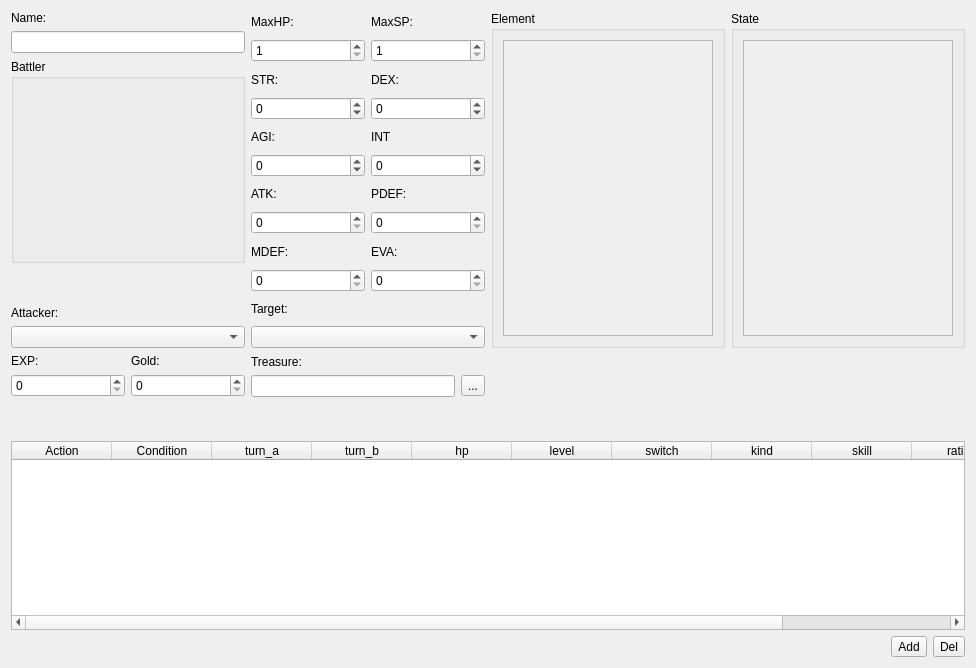
<?xml version="1.0" encoding="UTF-8"?>
<ui version="4.0">
 <class>EditEnemies</class>
 <widget class="QWidget" name="EditEnemies">
  <property name="geometry">
   <rect>
    <x>0</x>
    <y>0</y>
    <width>976</width>
    <height>668</height>
   </rect>
  </property>
  <property name="windowTitle">
   <string>Form</string>
  </property>
  <layout class="QGridLayout" name="gridLayout_4">
   <item row="0" column="2">
    <widget class="QGroupBox" name="groupBox_3">
     <property name="title">
      <string>Element</string>
     </property>
     <layout class="QGridLayout" name="gridLayout_10">
      <item row="0" column="0">
       <widget class="QScrollArea" name="scrollArea_3">
        <property name="widgetResizable">
         <bool>true</bool>
        </property>
        <widget class="QWidget" name="scrollAreaWidgetContents_3">
         <property name="geometry">
          <rect>
           <x>0</x>
           <y>0</y>
           <width>215</width>
           <height>322</height>
          </rect>
         </property>
         <layout class="QGridLayout" name="gridLayout_12">
          <item row="0" column="0">
           <widget class="ABCList" name="element_widget" native="true"/>
          </item>
         </layout>
        </widget>
       </widget>
      </item>
     </layout>
    </widget>
   </item>
   <item row="2" column="1">
    <spacer name="verticalSpacer_3">
     <property name="orientation">
      <enum>Qt::Vertical</enum>
     </property>
     <property name="sizeHint" stdset="0">
      <size>
       <width>20</width>
       <height>40</height>
      </size>
     </property>
    </spacer>
   </item>
   <item row="1" column="1">
    <layout class="QGridLayout" name="gridLayout_5">
     <item row="1" column="0">
      <widget class="QLineEdit" name="line_treasure">
       <property name="readOnly">
        <bool>true</bool>
       </property>
      </widget>
     </item>
     <item row="1" column="1">
      <widget class="QToolButton" name="button_change_treasure">
       <property name="text">
        <string>...</string>
       </property>
      </widget>
     </item>
     <item row="0" column="0" colspan="2">
      <widget class="QLabel" name="label_16">
       <property name="text">
        <string>Treasure:</string>
       </property>
      </widget>
     </item>
    </layout>
   </item>
   <item row="3" column="4">
    <spacer name="verticalSpacer_2">
     <property name="orientation">
      <enum>Qt::Vertical</enum>
     </property>
     <property name="sizeHint" stdset="0">
      <size>
       <width>0</width>
       <height>40</height>
      </size>
     </property>
    </spacer>
   </item>
   <item row="0" column="3">
    <widget class="QGroupBox" name="groupBox_4">
     <property name="title">
      <string>State</string>
     </property>
     <layout class="QGridLayout" name="gridLayout_9">
      <item row="0" column="0">
       <widget class="QScrollArea" name="scrollArea_4">
        <property name="widgetResizable">
         <bool>true</bool>
        </property>
        <widget class="QWidget" name="scrollAreaWidgetContents_4">
         <property name="geometry">
          <rect>
           <x>0</x>
           <y>0</y>
           <width>215</width>
           <height>322</height>
          </rect>
         </property>
         <layout class="QGridLayout" name="gridLayout_13">
          <item row="0" column="0">
           <widget class="ABCList" name="state_widget" native="true"/>
          </item>
         </layout>
        </widget>
       </widget>
      </item>
     </layout>
    </widget>
   </item>
   <item row="3" column="0" colspan="4">
    <widget class="QTableWidget" name="table_action">
     <property name="selectionBehavior">
      <enum>QAbstractItemView::SelectRows</enum>
     </property>
     <column>
      <property name="text">
       <string>Action</string>
      </property>
     </column>
     <column>
      <property name="text">
       <string>Condition</string>
      </property>
     </column>
     <column>
      <property name="text">
       <string>turn_a</string>
      </property>
     </column>
     <column>
      <property name="text">
       <string>turn_b</string>
      </property>
     </column>
     <column>
      <property name="text">
       <string>hp</string>
      </property>
     </column>
     <column>
      <property name="text">
       <string>level</string>
      </property>
     </column>
     <column>
      <property name="text">
       <string>switch</string>
      </property>
     </column>
     <column>
      <property name="text">
       <string>kind</string>
      </property>
     </column>
     <column>
      <property name="text">
       <string>skill</string>
      </property>
     </column>
     <column>
      <property name="text">
       <string>rating</string>
      </property>
     </column>
     <column>
      <property name="text">
       <string>basic</string>
      </property>
     </column>
    </widget>
   </item>
   <item row="0" column="1">
    <layout class="QGridLayout" name="gridLayout">
     <item row="4" column="1">
      <widget class="QLabel" name="label_9">
       <property name="text">
        <string>DEX:</string>
       </property>
      </widget>
     </item>
     <item row="9" column="0">
      <widget class="QSpinBox" name="spin_atk">
       <property name="minimum">
        <number>0</number>
       </property>
       <property name="maximum">
        <number>999</number>
       </property>
      </widget>
     </item>
     <item row="12" column="0" colspan="2">
      <widget class="QLabel" name="label_7">
       <property name="text">
        <string>Target:</string>
       </property>
      </widget>
     </item>
     <item row="13" column="0" colspan="2">
      <widget class="QComboBox" name="combo_target"/>
     </item>
     <item row="9" column="1">
      <widget class="QSpinBox" name="spin_pdef">
       <property name="minimum">
        <number>0</number>
       </property>
       <property name="maximum">
        <number>999</number>
       </property>
      </widget>
     </item>
     <item row="4" column="0">
      <widget class="QLabel" name="label_8">
       <property name="text">
        <string>STR:</string>
       </property>
      </widget>
     </item>
     <item row="5" column="0">
      <widget class="QSpinBox" name="spin_str">
       <property name="minimum">
        <number>-999</number>
       </property>
       <property name="maximum">
        <number>999</number>
       </property>
      </widget>
     </item>
     <item row="5" column="1">
      <widget class="QSpinBox" name="spin_dex">
       <property name="minimum">
        <number>-999</number>
       </property>
       <property name="maximum">
        <number>999</number>
       </property>
      </widget>
     </item>
     <item row="11" column="1">
      <widget class="QSpinBox" name="spin_eva">
       <property name="minimum">
        <number>0</number>
       </property>
       <property name="maximum">
        <number>999</number>
       </property>
      </widget>
     </item>
     <item row="6" column="0">
      <widget class="QLabel" name="label_10">
       <property name="text">
        <string>AGI:</string>
       </property>
      </widget>
     </item>
     <item row="3" column="1">
      <widget class="QSpinBox" name="spin_maxsp">
       <property name="minimum">
        <number>1</number>
       </property>
       <property name="maximum">
        <number>99999</number>
       </property>
      </widget>
     </item>
     <item row="10" column="0">
      <widget class="QLabel" name="label_4">
       <property name="text">
        <string>MDEF:</string>
       </property>
      </widget>
     </item>
     <item row="2" column="0">
      <widget class="QLabel" name="label_5">
       <property name="text">
        <string>MaxHP:</string>
       </property>
      </widget>
     </item>
     <item row="11" column="0">
      <widget class="QSpinBox" name="spin_mdef">
       <property name="minimum">
        <number>0</number>
       </property>
       <property name="maximum">
        <number>999</number>
       </property>
      </widget>
     </item>
     <item row="7" column="0">
      <widget class="QSpinBox" name="spin_agi">
       <property name="minimum">
        <number>-999</number>
       </property>
       <property name="maximum">
        <number>999</number>
       </property>
      </widget>
     </item>
     <item row="10" column="1">
      <widget class="QLabel" name="label_2">
       <property name="text">
        <string>EVA:</string>
       </property>
      </widget>
     </item>
     <item row="2" column="1">
      <widget class="QLabel" name="label_6">
       <property name="text">
        <string>MaxSP:</string>
       </property>
      </widget>
     </item>
     <item row="8" column="0">
      <widget class="QLabel" name="label">
       <property name="text">
        <string>ATK:</string>
       </property>
      </widget>
     </item>
     <item row="7" column="1">
      <widget class="QSpinBox" name="spin_int">
       <property name="minimum">
        <number>-999</number>
       </property>
       <property name="maximum">
        <number>999</number>
       </property>
      </widget>
     </item>
     <item row="8" column="1">
      <widget class="QLabel" name="label_3">
       <property name="text">
        <string>PDEF:</string>
       </property>
      </widget>
     </item>
     <item row="3" column="0">
      <widget class="QSpinBox" name="spin_maxhp">
       <property name="minimum">
        <number>1</number>
       </property>
       <property name="maximum">
        <number>99999</number>
       </property>
      </widget>
     </item>
     <item row="6" column="1">
      <widget class="QLabel" name="label_11">
       <property name="text">
        <string>INT</string>
       </property>
      </widget>
     </item>
    </layout>
   </item>
   <item row="1" column="0">
    <layout class="QGridLayout" name="gridLayout_3">
     <item row="0" column="1">
      <widget class="QLabel" name="label_15">
       <property name="text">
        <string>Gold:</string>
       </property>
      </widget>
     </item>
     <item row="0" column="0">
      <widget class="QLabel" name="label_14">
       <property name="text">
        <string>EXP:</string>
       </property>
      </widget>
     </item>
     <item row="1" column="0">
      <widget class="QSpinBox" name="spin_exp">
       <property name="maximum">
        <number>999999</number>
       </property>
      </widget>
     </item>
     <item row="1" column="1">
      <widget class="QSpinBox" name="spin_gold">
       <property name="maximum">
        <number>999999</number>
       </property>
      </widget>
     </item>
    </layout>
   </item>
   <item row="0" column="0">
    <layout class="QVBoxLayout" name="verticalLayout">
     <item>
      <widget class="QLabel" name="label_12">
       <property name="text">
        <string>Name:</string>
       </property>
      </widget>
     </item>
     <item>
      <widget class="QLineEdit" name="line_name"/>
     </item>
     <item>
      <widget class="QGroupBox" name="groupBox">
       <property name="title">
        <string>Battler</string>
       </property>
       <layout class="QGridLayout" name="gridLayout_2">
        <item row="0" column="0">
         <widget class="QLabel" name="label_battler_img">
          <property name="minimumSize">
           <size>
            <width>126</width>
            <height>163</height>
           </size>
          </property>
          <property name="maximumSize">
           <size>
            <width>126</width>
            <height>163</height>
           </size>
          </property>
          <property name="text">
           <string/>
          </property>
         </widget>
        </item>
       </layout>
      </widget>
     </item>
     <item>
      <spacer name="verticalSpacer">
       <property name="orientation">
        <enum>Qt::Vertical</enum>
       </property>
       <property name="sizeHint" stdset="0">
        <size>
         <width>20</width>
         <height>40</height>
        </size>
       </property>
      </spacer>
     </item>
     <item>
      <widget class="QLabel" name="label_13">
       <property name="text">
        <string>Attacker:</string>
       </property>
      </widget>
     </item>
     <item>
      <widget class="QComboBox" name="comb_attacker"/>
     </item>
    </layout>
   </item>
   <item row="4" column="0" colspan="4">
    <layout class="QHBoxLayout" name="horizontalLayout">
     <item>
      <spacer name="horizontalSpacer_2">
       <property name="orientation">
        <enum>Qt::Horizontal</enum>
       </property>
       <property name="sizeHint" stdset="0">
        <size>
         <width>40</width>
         <height>20</height>
        </size>
       </property>
      </spacer>
     </item>
     <item>
      <widget class="QToolButton" name="button_action_add">
       <property name="text">
        <string>Add</string>
       </property>
      </widget>
     </item>
     <item>
      <widget class="QToolButton" name="button_action_del">
       <property name="text">
        <string>Del</string>
       </property>
      </widget>
     </item>
    </layout>
   </item>
  </layout>
 </widget>
 <customwidgets>
  <customwidget>
   <class>ABCList</class>
   <extends>QWidget</extends>
   <header>editors/abclist.h</header>
   <container>1</container>
  </customwidget>
 </customwidgets>
 <tabstops>
  <tabstop>line_name</tabstop>
  <tabstop>spin_maxhp</tabstop>
  <tabstop>spin_maxsp</tabstop>
  <tabstop>spin_str</tabstop>
  <tabstop>spin_dex</tabstop>
  <tabstop>spin_agi</tabstop>
  <tabstop>spin_int</tabstop>
  <tabstop>spin_atk</tabstop>
  <tabstop>spin_pdef</tabstop>
  <tabstop>spin_mdef</tabstop>
  <tabstop>spin_eva</tabstop>
  <tabstop>comb_attacker</tabstop>
  <tabstop>combo_target</tabstop>
  <tabstop>spin_exp</tabstop>
  <tabstop>spin_gold</tabstop>
  <tabstop>line_treasure</tabstop>
  <tabstop>button_change_treasure</tabstop>
  <tabstop>table_action</tabstop>
  <tabstop>scrollArea_3</tabstop>
  <tabstop>scrollArea_4</tabstop>
  <tabstop>button_action_add</tabstop>
  <tabstop>button_action_del</tabstop>
 </tabstops>
 <resources/>
 <connections/>
</ui>
